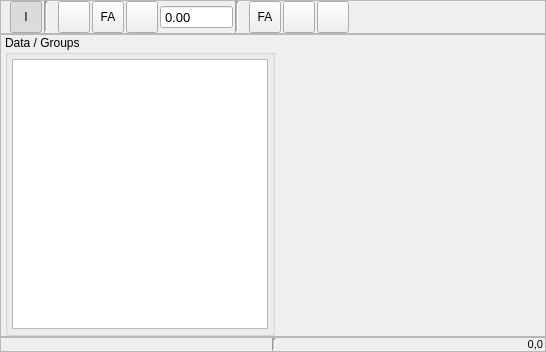
<?xml version="1.0" encoding="UTF-8"?>
<ui version="4.0">
 <class>DataWidget</class>
 <widget class="QWidget" name="DataWidget">
  <property name="geometry">
   <rect>
    <x>0</x>
    <y>0</y>
    <width>546</width>
    <height>352</height>
   </rect>
  </property>
  <property name="sizePolicy">
   <sizepolicy hsizetype="Minimum" vsizetype="Minimum">
    <horstretch>0</horstretch>
    <verstretch>0</verstretch>
   </sizepolicy>
  </property>
  <property name="font">
   <font>
    <pointsize>9</pointsize>
   </font>
  </property>
  <property name="windowTitle">
   <string>Form</string>
  </property>
  <layout class="QVBoxLayout" name="verticalLayout">
   <property name="spacing">
    <number>0</number>
   </property>
   <property name="leftMargin">
    <number>0</number>
   </property>
   <property name="topMargin">
    <number>0</number>
   </property>
   <property name="rightMargin">
    <number>0</number>
   </property>
   <property name="bottomMargin">
    <number>0</number>
   </property>
   <item>
    <widget class="QFrame" name="ToolsFrame">
     <property name="sizePolicy">
      <sizepolicy hsizetype="Minimum" vsizetype="Minimum">
       <horstretch>0</horstretch>
       <verstretch>0</verstretch>
      </sizepolicy>
     </property>
     <property name="frameShape">
      <enum>QFrame::StyledPanel</enum>
     </property>
     <property name="frameShadow">
      <enum>QFrame::Raised</enum>
     </property>
     <layout class="QHBoxLayout" name="horizontalLayout_3">
      <property name="spacing">
       <number>2</number>
      </property>
      <property name="leftMargin">
       <number>0</number>
      </property>
      <property name="topMargin">
       <number>0</number>
      </property>
      <property name="rightMargin">
       <number>0</number>
      </property>
      <property name="bottomMargin">
       <number>0</number>
      </property>
      <item>
       <widget class="QLabel" name="ToolbarInteractionLabel">
        <property name="sizePolicy">
         <sizepolicy hsizetype="Fixed" vsizetype="Fixed">
          <horstretch>0</horstretch>
          <verstretch>0</verstretch>
         </sizepolicy>
        </property>
        <property name="maximumSize">
         <size>
          <width>24</width>
          <height>24</height>
         </size>
        </property>
        <property name="text">
         <string/>
        </property>
        <property name="pixmap">
         <pixmap resource="../main.qrc">:/viewer_toolbar/icons/viewer_toolbar_interaction.svg</pixmap>
        </property>
        <property name="scaledContents">
         <bool>true</bool>
        </property>
       </widget>
      </item>
      <item>
       <widget class="QToolButton" name="InteractionViewButton">
        <property name="minimumSize">
         <size>
          <width>32</width>
          <height>32</height>
         </size>
        </property>
        <property name="maximumSize">
         <size>
          <width>32</width>
          <height>32</height>
         </size>
        </property>
        <property name="toolTip">
         <string>View mode</string>
        </property>
        <property name="text">
         <string>I</string>
        </property>
        <property name="icon">
         <iconset resource="../main.qrc">
          <normaloff>:/viewer/icons/viewer_interact.svg</normaloff>
          <normalon>:/viewer/icons/viewer_interact_on.svg</normalon>:/viewer/icons/viewer_interact.svg</iconset>
        </property>
        <property name="iconSize">
         <size>
          <width>24</width>
          <height>24</height>
         </size>
        </property>
        <property name="checkable">
         <bool>true</bool>
        </property>
        <property name="checked">
         <bool>true</bool>
        </property>
       </widget>
      </item>
      <item>
       <widget class="Line" name="line">
        <property name="frameShadow">
         <enum>QFrame::Sunken</enum>
        </property>
        <property name="lineWidth">
         <number>2</number>
        </property>
        <property name="midLineWidth">
         <number>1</number>
        </property>
        <property name="orientation">
         <enum>Qt::Vertical</enum>
        </property>
       </widget>
      </item>
      <item>
       <widget class="QLabel" name="ToolbarGraphLabel">
        <property name="sizePolicy">
         <sizepolicy hsizetype="Fixed" vsizetype="Fixed">
          <horstretch>0</horstretch>
          <verstretch>0</verstretch>
         </sizepolicy>
        </property>
        <property name="maximumSize">
         <size>
          <width>24</width>
          <height>24</height>
         </size>
        </property>
        <property name="text">
         <string/>
        </property>
        <property name="pixmap">
         <pixmap resource="../main.qrc">:/viewer_toolbar/icons/viewer_toolbar_graph.svg</pixmap>
        </property>
        <property name="scaledContents">
         <bool>true</bool>
        </property>
       </widget>
      </item>
      <item>
       <widget class="QToolButton" name="GraphResetButton">
        <property name="minimumSize">
         <size>
          <width>32</width>
          <height>32</height>
         </size>
        </property>
        <property name="maximumSize">
         <size>
          <width>32</width>
          <height>32</height>
         </size>
        </property>
        <property name="toolTip">
         <string>Reset view, showing all data</string>
        </property>
        <property name="text">
         <string/>
        </property>
        <property name="icon">
         <iconset resource="../main.qrc">
          <normaloff>:/viewer/icons/viewer_reset.svg</normaloff>:/viewer/icons/viewer_reset.svg</iconset>
        </property>
        <property name="iconSize">
         <size>
          <width>24</width>
          <height>24</height>
         </size>
        </property>
        <property name="checkable">
         <bool>false</bool>
        </property>
        <property name="checked">
         <bool>false</bool>
        </property>
        <property name="autoExclusive">
         <bool>false</bool>
        </property>
       </widget>
      </item>
      <item>
       <widget class="QToolButton" name="GraphFollowAllButton">
        <property name="minimumSize">
         <size>
          <width>32</width>
          <height>32</height>
         </size>
        </property>
        <property name="maximumSize">
         <size>
          <width>32</width>
          <height>32</height>
         </size>
        </property>
        <property name="toolTip">
         <string>Follow all axes, showing all data at all times</string>
        </property>
        <property name="text">
         <string>FA</string>
        </property>
        <property name="icon">
         <iconset resource="../main.qrc">
          <normaloff>:/viewer/icons/viewer_followall.svg</normaloff>
          <normalon>:/viewer/icons/viewer_followall_on.svg</normalon>:/viewer/icons/viewer_followall.svg</iconset>
        </property>
        <property name="iconSize">
         <size>
          <width>24</width>
          <height>24</height>
         </size>
        </property>
        <property name="checkable">
         <bool>true</bool>
        </property>
       </widget>
      </item>
      <item>
       <widget class="QToolButton" name="GraphFollowXButton">
        <property name="minimumSize">
         <size>
          <width>32</width>
          <height>32</height>
         </size>
        </property>
        <property name="maximumSize">
         <size>
          <width>32</width>
          <height>32</height>
         </size>
        </property>
        <property name="toolTip">
         <string>Follow abscissa, showing only data over the range specified</string>
        </property>
        <property name="text">
         <string/>
        </property>
        <property name="icon">
         <iconset resource="../main.qrc">
          <normaloff>:/viewer/icons/viewer_followx.svg</normaloff>
          <normalon>:/viewer/icons/viewer_followx_on.svg</normalon>:/viewer/icons/viewer_followx.svg</iconset>
        </property>
        <property name="iconSize">
         <size>
          <width>24</width>
          <height>24</height>
         </size>
        </property>
        <property name="checkable">
         <bool>true</bool>
        </property>
       </widget>
      </item>
      <item>
       <widget class="ExponentialSpin" name="GraphFollowXLengthSpin">
        <property name="minimumSize">
         <size>
          <width>32</width>
          <height>0</height>
         </size>
        </property>
        <property name="font">
         <font>
          <pointsize>10</pointsize>
         </font>
        </property>
        <property name="toolTip">
         <string>Range over which to follow abscissa</string>
        </property>
        <property name="buttonSymbols">
         <enum>QAbstractSpinBox::NoButtons</enum>
        </property>
        <property name="maximum">
         <double>99999999.000000000000000</double>
        </property>
       </widget>
      </item>
      <item>
       <widget class="Line" name="line_2">
        <property name="frameShadow">
         <enum>QFrame::Sunken</enum>
        </property>
        <property name="lineWidth">
         <number>2</number>
        </property>
        <property name="midLineWidth">
         <number>1</number>
        </property>
        <property name="orientation">
         <enum>Qt::Vertical</enum>
        </property>
       </widget>
      </item>
      <item>
       <widget class="QLabel" name="ToolbarStyleLabel">
        <property name="sizePolicy">
         <sizepolicy hsizetype="Fixed" vsizetype="Fixed">
          <horstretch>0</horstretch>
          <verstretch>0</verstretch>
         </sizepolicy>
        </property>
        <property name="maximumSize">
         <size>
          <width>24</width>
          <height>24</height>
         </size>
        </property>
        <property name="text">
         <string/>
        </property>
        <property name="pixmap">
         <pixmap resource="../main.qrc">:/viewer_toolbar/icons/viewer_toolbar_view.svg</pixmap>
        </property>
        <property name="scaledContents">
         <bool>true</bool>
        </property>
       </widget>
      </item>
      <item>
       <widget class="QToolButton" name="ViewToggleDataButton">
        <property name="minimumSize">
         <size>
          <width>32</width>
          <height>32</height>
         </size>
        </property>
        <property name="maximumSize">
         <size>
          <width>32</width>
          <height>32</height>
         </size>
        </property>
        <property name="toolTip">
         <string>Toggle data tree, listing all displayed datasets and groups</string>
        </property>
        <property name="text">
         <string>FA</string>
        </property>
        <property name="icon">
         <iconset resource="../main.qrc">
          <normaloff>:/viewer/icons/viewer_data.svg</normaloff>:/viewer/icons/viewer_data.svg</iconset>
        </property>
        <property name="iconSize">
         <size>
          <width>24</width>
          <height>24</height>
         </size>
        </property>
        <property name="checkable">
         <bool>true</bool>
        </property>
       </widget>
      </item>
      <item>
       <widget class="QToolButton" name="ViewAxesVisibleButton">
        <property name="minimumSize">
         <size>
          <width>32</width>
          <height>32</height>
         </size>
        </property>
        <property name="maximumSize">
         <size>
          <width>32</width>
          <height>32</height>
         </size>
        </property>
        <property name="toolTip">
         <string>Toggle visibility of axes</string>
        </property>
        <property name="text">
         <string/>
        </property>
        <property name="icon">
         <iconset resource="../main.qrc">
          <normaloff>:/viewer/icons/viewer_axes.svg</normaloff>
          <normalon>:/viewer/icons/viewer_axes_on.svg</normalon>:/viewer/icons/viewer_axes.svg</iconset>
        </property>
        <property name="iconSize">
         <size>
          <width>24</width>
          <height>24</height>
         </size>
        </property>
        <property name="checkable">
         <bool>true</bool>
        </property>
        <property name="checked">
         <bool>false</bool>
        </property>
        <property name="autoExclusive">
         <bool>false</bool>
        </property>
       </widget>
      </item>
      <item>
       <widget class="QToolButton" name="ViewCopyToClipboardButton">
        <property name="minimumSize">
         <size>
          <width>32</width>
          <height>32</height>
         </size>
        </property>
        <property name="maximumSize">
         <size>
          <width>32</width>
          <height>32</height>
         </size>
        </property>
        <property name="toolTip">
         <string>Copy current view contents to clipboard</string>
        </property>
        <property name="text">
         <string/>
        </property>
        <property name="icon">
         <iconset resource="../main.qrc">
          <normaloff>:/viewer/icons/viewer_snapshot.svg</normaloff>:/viewer/icons/viewer_snapshot.svg</iconset>
        </property>
        <property name="iconSize">
         <size>
          <width>24</width>
          <height>24</height>
         </size>
        </property>
        <property name="checkable">
         <bool>false</bool>
        </property>
        <property name="checked">
         <bool>false</bool>
        </property>
        <property name="autoExclusive">
         <bool>false</bool>
        </property>
       </widget>
      </item>
      <item>
       <spacer name="horizontalSpacer">
        <property name="orientation">
         <enum>Qt::Horizontal</enum>
        </property>
        <property name="sizeHint" stdset="0">
         <size>
          <width>151</width>
          <height>20</height>
         </size>
        </property>
       </spacer>
      </item>
     </layout>
    </widget>
   </item>
   <item>
    <widget class="QFrame" name="MainViewFrame">
     <property name="sizePolicy">
      <sizepolicy hsizetype="Expanding" vsizetype="Expanding">
       <horstretch>0</horstretch>
       <verstretch>0</verstretch>
      </sizepolicy>
     </property>
     <property name="minimumSize">
      <size>
       <width>0</width>
       <height>0</height>
      </size>
     </property>
     <property name="frameShape">
      <enum>QFrame::StyledPanel</enum>
     </property>
     <property name="frameShadow">
      <enum>QFrame::Sunken</enum>
     </property>
     <layout class="QHBoxLayout" name="horizontalLayout">
      <property name="spacing">
       <number>4</number>
      </property>
      <property name="leftMargin">
       <number>4</number>
      </property>
      <property name="topMargin">
       <number>0</number>
      </property>
      <property name="rightMargin">
       <number>0</number>
      </property>
      <property name="bottomMargin">
       <number>0</number>
      </property>
      <item>
       <widget class="QGroupBox" name="DataGroup">
        <property name="sizePolicy">
         <sizepolicy hsizetype="Minimum" vsizetype="Expanding">
          <horstretch>0</horstretch>
          <verstretch>0</verstretch>
         </sizepolicy>
        </property>
        <property name="title">
         <string>Data / Groups</string>
        </property>
        <layout class="QHBoxLayout" name="horizontalLayout_4">
         <property name="spacing">
          <number>4</number>
         </property>
         <property name="leftMargin">
          <number>4</number>
         </property>
         <property name="topMargin">
          <number>4</number>
         </property>
         <property name="rightMargin">
          <number>4</number>
         </property>
         <property name="bottomMargin">
          <number>4</number>
         </property>
         <item>
          <widget class="QTreeWidget" name="DataTree">
           <property name="sizePolicy">
            <sizepolicy hsizetype="Minimum" vsizetype="Expanding">
             <horstretch>0</horstretch>
             <verstretch>0</verstretch>
            </sizepolicy>
           </property>
           <attribute name="headerVisible">
            <bool>false</bool>
           </attribute>
           <attribute name="headerStretchLastSection">
            <bool>true</bool>
           </attribute>
           <column>
            <property name="text">
             <string notr="true">1</string>
            </property>
           </column>
          </widget>
         </item>
        </layout>
       </widget>
      </item>
      <item>
       <widget class="DataViewer" name="DataView" native="true">
        <property name="sizePolicy">
         <sizepolicy hsizetype="Expanding" vsizetype="Expanding">
          <horstretch>3</horstretch>
          <verstretch>0</verstretch>
         </sizepolicy>
        </property>
        <property name="cursor">
         <cursorShape>CrossCursor</cursorShape>
        </property>
        <property name="mouseTracking">
         <bool>true</bool>
        </property>
        <property name="focusPolicy">
         <enum>Qt::WheelFocus</enum>
        </property>
       </widget>
      </item>
     </layout>
    </widget>
   </item>
   <item>
    <widget class="QFrame" name="InfoFrame">
     <property name="font">
      <font>
       <pointsize>8</pointsize>
      </font>
     </property>
     <property name="frameShape">
      <enum>QFrame::StyledPanel</enum>
     </property>
     <property name="frameShadow">
      <enum>QFrame::Sunken</enum>
     </property>
     <layout class="QHBoxLayout" name="horizontalLayout_2">
      <property name="spacing">
       <number>4</number>
      </property>
      <property name="leftMargin">
       <number>2</number>
      </property>
      <property name="topMargin">
       <number>0</number>
      </property>
      <property name="rightMargin">
       <number>2</number>
      </property>
      <property name="bottomMargin">
       <number>0</number>
      </property>
      <item>
       <widget class="QLabel" name="ModeLabel">
        <property name="text">
         <string/>
        </property>
       </widget>
      </item>
      <item>
       <widget class="Line" name="line_4">
        <property name="lineWidth">
         <number>2</number>
        </property>
        <property name="midLineWidth">
         <number>1</number>
        </property>
        <property name="orientation">
         <enum>Qt::Vertical</enum>
        </property>
       </widget>
      </item>
      <item>
       <widget class="QLabel" name="CoordinateLabel">
        <property name="sizePolicy">
         <sizepolicy hsizetype="Minimum" vsizetype="Preferred">
          <horstretch>0</horstretch>
          <verstretch>0</verstretch>
         </sizepolicy>
        </property>
        <property name="text">
         <string>0,0</string>
        </property>
        <property name="alignment">
         <set>Qt::AlignRight|Qt::AlignTrailing|Qt::AlignVCenter</set>
        </property>
       </widget>
      </item>
     </layout>
    </widget>
   </item>
  </layout>
 </widget>
 <customwidgets>
  <customwidget>
   <class>DataViewer</class>
   <extends>QWidget</extends>
   <header>gui/viewer/dataviewer.hui</header>
   <container>1</container>
  </customwidget>
  <customwidget>
   <class>ExponentialSpin</class>
   <extends>QDoubleSpinBox</extends>
   <header>gui/widgets/exponentialspin.hui</header>
  </customwidget>
 </customwidgets>
 <resources>
  <include location="../main.qrc"/>
 </resources>
 <connections/>
</ui>
